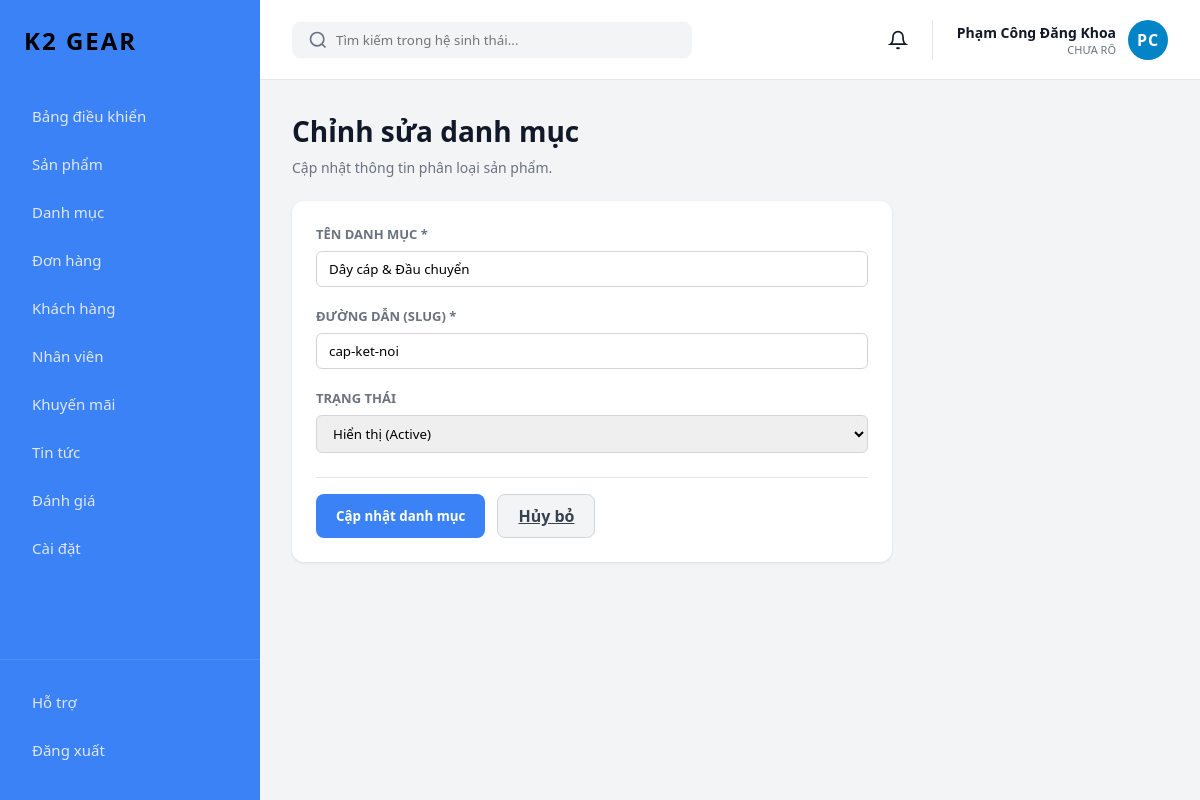
The app's page /admin/index.php?view=category_edit&id=16 (signed in) with its own data.
### tables this page shows
CREATE TABLE `categories` (
  `id` int(11) NOT NULL,
  `name` varchar(100) DEFAULT NULL,
  `slug` varchar(100) NOT NULL,
  `status` tinyint(4) DEFAULT 1
);

### admin/pages/category_edit.php (the view, shortened to what this page needs)
<?php
$id = $_GET['id'];
$stmt = $pdo->prepare("SELECT * FROM categories WHERE id = ?");
$stmt->execute([$id]);
$category = $stmt->fetch();
?>
<div class="page-header">
    <div class="page-title-wrapper">
        <h1 class="page-title">Chỉnh sửa danh mục</h1>
        <p class="page-subtitle">Cập nhật thông tin phân loại sản phẩm.</p>
    </div>
</div>
<div class="table-container" style="padding: 24px; background: white; border-radius: 12px; max-width: 600px;">
    <form action="modules/category/edit.php" method="POST">
        <div class="filter-group" style="margin-bottom: 20px;">
            <label style="font-weight: 600; font-size: 13px; margin-bottom: 8px; display: block;">TÊN DANH MỤC *</label>
            <input type="text" name="name" class="form-select" style="width: 100%;" required value="<?= htmlspecialchars($category['name']) ?>">
        </div>
        <div class="filter-group" style="margin-bottom: 20px;">
            <label style="font-weight: 600; font-size: 13px; margin-bottom: 8px; display: block;">ĐƯỜNG DẪN (SLUG) *</label>
            <input type="text" name="slug" class="form-select" style="width: 100%;" required value="<?= htmlspecialchars($category['slug']) ?>">
        </div>
        <div class="filter-group" style="margin-bottom: 24px;">
            <label style="font-weight: 600; font-size: 13px; margin-bottom: 8px; display: block;">TRẠNG THÁI</label>
            <select name="status" class="form-select" style="width: 100%;">
                <option value="1" <?= $category['status'] == 1 ? 'selected' : '' ?>>Hiển thị (Active)</option>
            </select>
        </div>
        <div style="display: flex; gap: 12px; border-top: 1px solid #e5e7eb; padding-top: 16px;">
            <button type="submit" name="submit_edit_category" class="btn btn-primary">
                Cập nhật danh mục
            </button>
            <a href="?view=categories" class="btn" style="background: #f3f4f6; color: #374151; border: 1px solid #d1d5db;">Hủy bỏ</a>
        </div>
    </form>
</div>

### assets/css/style.css (style rules this page uses)
* { margin: 0; padding: 0; box-sizing: border-box; font-family: 'Segoe UI', Tahoma, Geneva, Verdana, sans-serif; }
body { background-color: #f3f4f6; color: #111827; }
.page-header { display: flex; justify-content: space-between; align-items: flex-start; margin-bottom: 24px; }
.page-title { margin: 0 0 8px 0; font-size: 28px; color: #111827; }
.page-subtitle { margin: 0; color: #6b7280; font-size: 14px; }
.btn { display: inline-flex; align-items: center; gap: 8px; padding: 10px 20px; border-radius: 8px; font-weight: 600; cursor: pointer; border: none; }
.btn-primary { background-color: #3b82f6; color: white; }
.filter-group label { display: block; font-size: 12px; font-weight: 600; color: #6b7280; margin-bottom: 8px; }
.form-select { padding: 8px 12px; border: 1px solid #d1d5db; border-radius: 6px; outline: none; }
.table-container { background: white; border-radius: 12px; box-shadow: 0 1px 3px rgba(0,0,0,0.1); overflow-x: auto; }

### records on screen
categories: name "Dây cáp & Đầu chuyển", slug "cap-ket-noi", status "Hiển thị (Active)"

### other values on screen
$admin_name "Phạm Công Đăng Khoa"
$admin_role "CHƯA RÕ"
$avatar_initials "PC"
